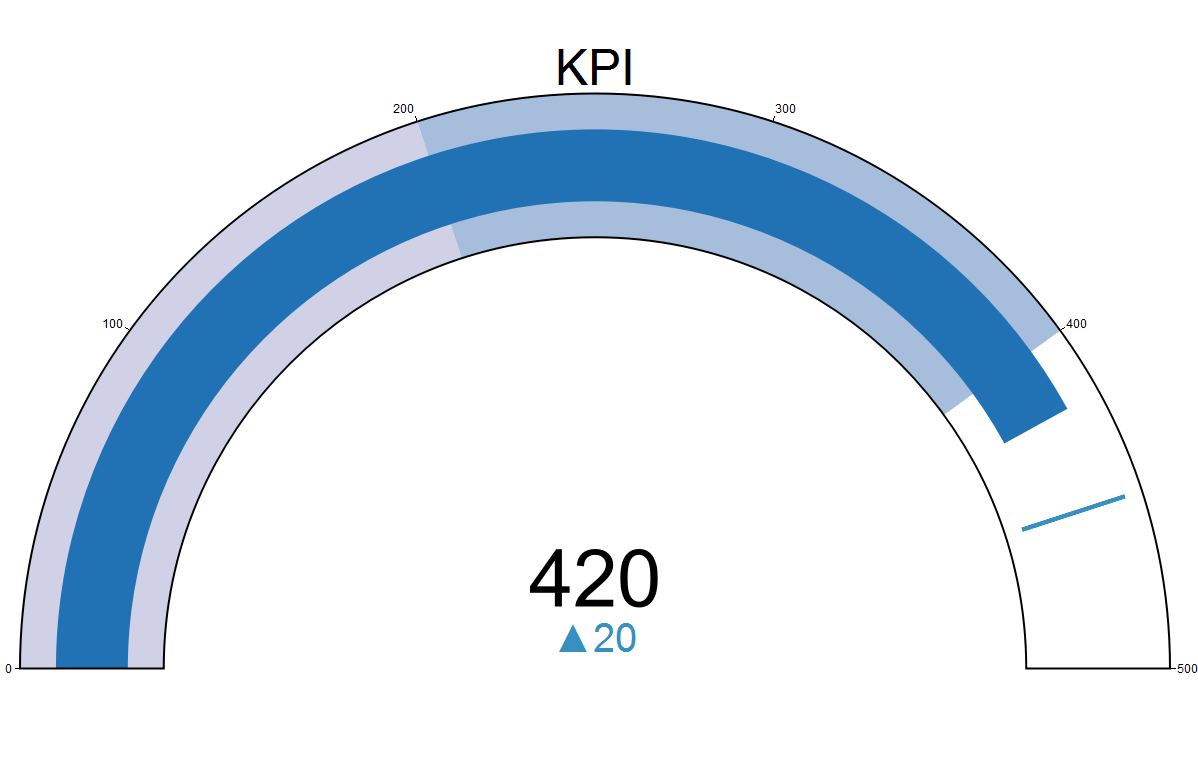

The R source for this figure:
# Gauge plot

# Libraries
library(ggplot2)
library(plotly)

# Gauge plot
fig <- plot_ly(
  type = "indicator",
  mode = "gauge+number+delta",
  value = 420,
  title = list(text = "KPI", font = list(size = 50)),
  delta = list(reference = 400, increasing = list(color = "#3690c0")),
  gauge = list(
    axis = list(range = list(NULL, 500), tickwidth = 1, tickcolor = "black"),
    bar = list(color = "#2171b5"),
    bgcolor = "white",
    borderwidth = 2,
    bordercolor = "black",
    steps = list(
      list(range = c(0, 200), color = "#d0d1e6"),
      list(range = c(200, 400), color = "#a6bddb")),
    threshold = list(
      line = list(color = "#3690c0", width = 4),
      thickness = 0.75,
      value = 450))) 


fig <- fig %>%
  layout(
    margin = list(l=20,r=30),
    font = list(color = "black", family = "Arial"))

fig
